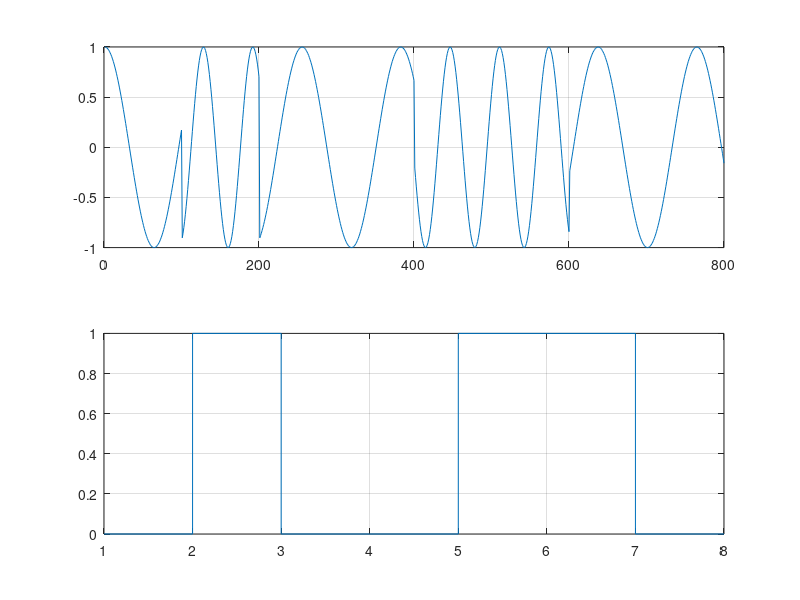

MATLAB code to generate this figure:
% DIGITAL DATA, ANALOG SIGNALS

x = [0 1 0 0 1 1 0 0 ] % Book's example

function ans = ASK( signal_vector, A, f, t )
    n = length( signal_vector )
    for( k = 1:n )
      if( signal_vector(k) == 0 ) ans(k) = 0 
      else ans(k) = A * cos( 2 * pi * f * t )  
      endif
    endfor

endfunction  

ASK( x, 1, 1, 1 )


function ans = FSK( signal_vector, A, fportadora, f_desvio )
    n = length( signal_vector )
    m = 100 * n
    f1 = fportadora + f_desvio 
    f2 = fportadora - f_desvio
    t = [0:pi/400:2*pi];
    
    for( i = 1:800 )
        if( signal_vector(ceil(i/100)) == 0 )
          ans(i) = A * cos( 2 * pi * 1 * t(i) );
        else
          ans(i) = A * cos( 2 * pi * 2 * t(i) );  
        endif
    endfor
    
    subplot(2,1,1);
    plot(ans);
    grid on;
    subplot(2,1,2);
    stairs(signal_vector);
    grid on;

endfunction  

FSK( x, 1, 2500, 500 )
